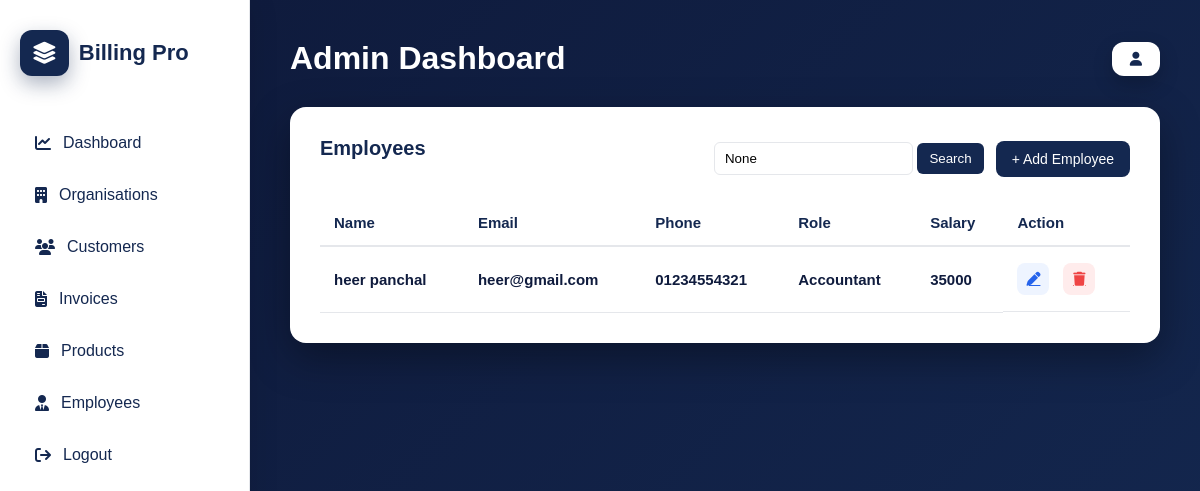
Screenshot of /adminpanel/employees_page/ with the database file from the repository.
### organisation/models.py (models this page shows, shortened)
class Employee(models.Model):
    companyName = models.ForeignKey(OrganisationDetails, on_delete=models.CASCADE)
    name = models.CharField(max_length=100)
    email = models.EmailField()
    phone = models.CharField(max_length=15)
    role = models.CharField(max_length=100)
    salary = models.IntegerField()
    joining_date = models.DateField()

### adminpanel/views.py (the view)
# urls.py: path("employees_page/", views.employees_page, name="employees_page"),
def employees_page(request):
    search = request.GET.get("search")
    if search:
        employees = Employee.objects.filter(name__icontains=search)
    else:
        employees = Employee.objects.all().order_by("-id")
    context = {
        "employees": employees,
        "search": search
    }
    return render(request, "adminpanel/employees.html", context)

### adminpanel/templates/adminpanel/employees.html
{% extends "adminpanel/base.html" %}
{% block content %}
<div class="table-box">
<div class="table-header">
<h3>Employees</h3>
<div class="table-actions">
<form method="GET">
<input type="text" name="search" placeholder="Search employee..." value="{{ search }}">
<button type="submit">Search</button>
</form>
<a href="{% url 'admin_add_employee' %}" class="btn-add">+ Add Employee</a>
</div>
</div>
<table class="org-table">
<thead>
<tr>
<th>Name</th>
<th>Email</th>
<th>Phone</th>
<th>Role</th>
<th>Salary</th>
<th>Action</th>
</tr>
</thead>
<tbody>
{% for e in employees %}
<tr>
<td>{{ e.name }}</td>
<td>{{ e.email }}</td>
<td>{{ e.phone }}</td>
<td>{{ e.role }}</td>
<td>{{ e.salary }}</td>
<td class="action-buttons">
<a href="{% url 'update_employee' e.id %}" class="action-btn edit">
<i class="fa-solid fa-pen"></i>
</a>
<a href="{% url 'admin_delete_employee' e.id %}"
class="action-btn delete"
onclick="return confirm('Delete this employee?');">
<i class="fa-solid fa-trash"></i>
</a>
</td>
</tr>
{% endfor %}
</tbody>
</table>
</div>
{% endblock %}

### adminpanel/static/adminpanel/css/admin.css (style rules this page uses)
* { margin:0; padding:0; box-sizing:border-box; font-family:'Poppins',sans-serif; }
body { display:flex; min-height:100vh; background:#0f1b3d; color:#1e293b; }
.table-box { background:white; padding:30px; border-radius:16px; box-shadow:0 15px 40px rgba(0,0,0,0.35); }
.table-box h3 { font-size:18px; margin-bottom:18px; color:#142850; }
table { width:100%; border-collapse:collapse; }
th { text-align:left; padding:15px; font-size:13px; color:#64748b; border-bottom:1px solid #e5e7eb; }
td { padding:15px; font-size:14px; border-bottom:1px solid #f1f5f9; }
.org-table { width:100%; border-collapse:collapse; margin-top:15px; }
.org-table thead th { text-align:left; color:#142850; font-weight:700; font-size:15px; padding:14px; border-bottom:2px solid #e5e7eb; }
.org-table tbody tr { transition:0.25s; }
.org-table td { padding:16px 14px; color:#0f1b3d; font-weight:600; font-size:15px; border-bottom:1px solid #e5e7eb; }
.table-box { background:white; padding:30px; border-radius:16px; box-shadow:0 15px 40px rgba(0,0,0,0.35); margin-top:30px; }
.table-box h3 { color:#142850; margin-bottom:20px; font-weight:700; font-size:20px; }
.btn-add { background:#142850; color:white; padding:10px 16px; border-radius:8px; text-decoration:none; font-size:14px; }
.action-buttons { display:flex; gap:14px; }
.action-btn { width:32px; height:32px; display:flex; align-items:center; justify-content:center; border-radius:8px; font-size:14px; transition:0.25s; }
.action-btn.edit { color:#2563eb; background:#eef4ff; }
.action-btn.delete { color:#ef4444; background:#ffecec; }
.table-header { display:flex; justify-content:space-between; align-items:center; margin-bottom:20px; }
.table-actions { display:flex; gap:12px; align-items:center; }
.table-actions input { padding:8px 10px; border:1px solid #e5e7eb; border-radius:6px; }
.table-actions button { padding:8px 12px; border:none; background:#142850; color:white; border-radius:6px; cursor:pointer; }

### rows the page displays
Employee: name "heer panchal", email "heer@gmail.com", phone "01234554321", role "Accountant", salary "35000"
